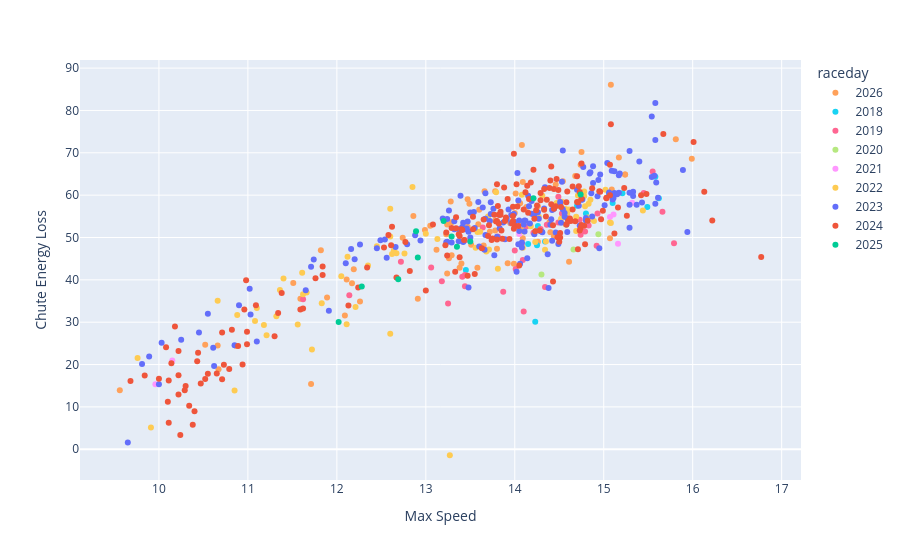

This figure's notebook cell:
### Code cell
px.scatter(freerolls, x='Max Speed', y='Chute Energy Loss', color='raceday', hover_data=['Id', 'key', 'Time'], color_discrete_map=cmap)

### Figure 1 — Plotly figure (JSON) as saved in the notebook; plotly's stock layout.template omitted (floating-point values rounded to 4 significant figures; data arrays with more than 128 entries replaced by an {"elided": "..."} marker saying what was removed)
{"data": [{"customdata": {"elided": "77x3 mixed values"}, "hovertemplate": "raceday=2026<br>Max Speed=%{x}<br>Chute Energy Loss=%{y}<br>Id=%{customdata[0]}<br>key=%{customdata[1]}<br>Time=%{customdata[2]}<extra></extra>", "legendgroup": "2026", "marker": {"color": "#FFA15A", "symbol": "circle"}, "mode": "markers", "name": "2026", "orientation": "v", "showlegend": true, "type": "scatter", "x": [9.56, 11.71, 12.09, 14.44, 15.09, 13.58, 13.47, 14.4, 13.92, 13.59, 13.4, 13.44, 13.72, 13.8, 13.12, 13.38, 14.07, 13.65, 13.51, 12.91, 13.29, 13.26, 12.74, 12.26, 13.99, 13.24, 14.46, 13.78, 13.47, 15.24, 14.25, 14.07, 15.07, 10.67, 14.26, 14.68, 10.52, 13.29, 12.17, 11.82, 13.23, 11.89, 12.19, 15.08, 14.61, 14.13, 14.09, 12.86, 10.66, 11.59, 14.26, 13.05, 13.78, 10.87, 14.08, 13.28, 13.24, 13.6, 13.49, 11.51, 13.66, 14.01, 12.99, 14.74, 14.0, 14.39, 13.78, 13.95, 14.09, 12.11, 14.06, 14.54, 15.24, 15.17, 15.81, 15.99, 14.75], "xaxis": "x", "y": [13.94, 15.43, 31.59, 50.29, 61.36, 42.83, 59.06, 51.25, 43.93, 53.13, 43.87, 49.43, 51.36, 47.37, 47.13, 42.88, 51.89, 48.09, 48.28, 35.52, 45.79, 45.09, 49.93, 34.86, 43.81, 41.51, 62.53, 54.01, 52.55, 64.88, 51.79, 53.43, 49.8, 18.87, 57.38, 64.53, 24.65, 53.62, 39.18, 47.01, 50.78, 35.86, 42.49, 86.07, 44.25, 57.19, 63.13, 55.09, 24.5, 35.55, 49.0, 52.76, 60.91, 24.38, 71.83, 58.53, 53.04, 56.54, 57.95, 39.25, 60.95, 60.39, 51.77, 67.17, 55.78, 53.67, 51.66, 53.36, 49.83, 40.07, 58.08, 63.3, 64.88, 68.9, 73.19, 68.6, 70.18], "yaxis": "y"}, {"customdata": [[277, "2018-03-03_Rebecca_Kingpin II_3", 73.5], [280, "2018-03-03_Rebecca_Kingpin II_5", 59.7], [281, "2018-03-03_Rebecca_Kingpin II_4", 60.9], [293, "2018-03-31_Rebecca_Kingpin II_2", 57], [296, "2018-03-31_Rebecca_Kingpin II_1", 68.2], [301, "2018-04-08_Rebecca_Kingpin II_3", 62.1], [302, "2018-04-08_Rebecca_Kingpin II_2", 65.1], [306, "2018-04-14_Beichen_Inviscid_4", 63.4], [307, "2018-04-14_Beichen_Inviscid_1", 64.2], [308, "2018-04-14_Beichen_Inviscid_3", 63.9], [310, "2018-04-14_Beichen_Inviscid_2", 60.7], [321, "2018-04-15_Diamond_Zuke_3", 60.8], [322, "2018-04-15_Diamond_Zuke_2", 58.6], [323, "2018-04-15_Diamond_Zuke_4", 61.4], [325, "2018-04-15_Diamond_Zuke_1", 57.3]], "hovertemplate": "raceday=2018<br>Max Speed=%{x}<br>Chute Energy Loss=%{y}<br>Id=%{customdata[0]}<br>key=%{customdata[1]}<br>Time=%{customdata[2]}<extra></extra>", "legendgroup": "2018", "marker": {"color": "#19d3f3", "symbol": "circle"}, "mode": "markers", "name": "2018", "orientation": "v", "showlegend": true, "type": "scatter", "x": [13.45, 14.34, 14.25, 15.62, 14.23, 14.7, 14.15, 15.49, 14.26, 14.3, 14.8, 15.06, 15.21, 15.1, 15.58], "xaxis": "x", "y": [42.35, 49.03, 48.15, 59.27, 30.08, 57.52, 48.46, 57.2, 52.73, 51.46, 55.64, 60.2, 60.45, 58.16, 64.35], "yaxis": "y"}, {"customdata": [[335, "2018-09-23_Beichen_Inviscid_2", 72.7], [338, "2018-09-23_Beichen_Inviscid_4", 60.9], [340, "2018-09-23_Beichen_Inviscid_1", 87.8], [341, "2018-09-23_Beichen_Inviscid_3", 59.7], [346, "2018-10-07_Beichen_Inviscid_3", 58.9], [347, "2018-10-07_Beichen_Inviscid_2", 59], [348, "2018-10-07_Nina_Seraph_3", 70.3], [349, "2018-10-07_Nina_Seraph_1", 68.7], [352, "2018-10-07_Nina_Seraph_2", 69], [356, "2018-10-14_Rebecca_Kingpin II_1", 75], [357, "2018-10-14_Rebecca_Kingpin II_3", 61.1], [361, "2018-11-04_Nina_Seraph_1", 77.3], [362, "2018-11-04_Beichen_Inviscid_3", 59.9], [363, "2018-11-04_Nina_Seraph_2", 65.2], [367, "2018-11-04_Beichen_Inviscid_4", 60.1], [369, "2018-11-04_Beichen_Inviscid_1", 60], [373, "2018-11-11_Beichen_Inviscid_2", 64.1], [375, "2018-11-11_Beichen_Inviscid_3", 65.2], [379, "2018-11-11_Rebecca_Kingpin II_2", 63.2], [380, "2018-11-11_Rebecca_Kingpin II_4", 63.9], [381, "2018-11-11_Rebecca_Kingpin II_3", 63], [384, "2018-11-11_Beichen_Inviscid_5", 64.8], [385, "2018-11-11_Beichen_Inviscid_1", 63.4], [386, "2018-11-11_Beichen_Inviscid_6", 66.1], [390, "2018-11-18_Beichen_Inviscid_3", 60.7], [391, "2018-11-18_Beichen_Inviscid_4", 58.8], [400, "2018-11-18_Rebecca_Kingpin II_1", 58.6], [401, "2018-11-18_Rebecca_Kingpin II_2", 58.4], [402, "2018-11-18_Rebecca_Kingpin II_3", 60], [403, "2018-11-18_Rebecca_Kingpin II_4", 58], [404, "2018-11-18_Rebecca_Kingpin II_5", 57.2], [412, "2019-02-23_Beichen_Inviscid_3", 70.5], [414, "2019-02-23_Beichen_Inviscid_6", 61.6], [416, "2019-02-23_Beichen_Inviscid_4", 62.6], [419, "2019-02-23_Beichen_Inviscid_5", 62.3], [421, "2019-02-23_Beichen_Inviscid_1", 84], [423, "2019-02-23_Beichen_Inviscid_2", 75.3]], "hovertemplate": "raceday=2019<br>Max Speed=%{x}<br>Chute Energy Loss=%{y}<br>Id=%{customdata[0]}<br>key=%{customdata[1]}<br>Time=%{customdata[2]}<extra></extra>", "legendgroup": "2019", "marker": {"color": "#FF6692", "symbol": "circle"}, "mode": "markers", "name": "2019", "orientation": "v", "showlegend": true, "type": "scatter", "x": [14.09, 14.93, 11.62, 14.79, 14.74, 14.92, 13.87, 14.1, 14.34, 13.41, 14.73, 13.25, 14.29, 13.44, 14.36, 14.49, 13.44, 13.4, 14.21, 13.81, 14.08, 13.06, 13.64, 12.72, 14.49, 14.53, 15.79, 15.55, 14.83, 15.45, 15.66, 13.44, 14.13, 14.01, 14.0, 12.14, 13.18], "xaxis": "x", "y": [44.67, 55.64, 35.41, 51.43, 50.65, 48.04, 37.18, 32.52, 38.31, 40.76, 54.19, 34.44, 51.98, 38.51, 53.01, 53.52, 49.31, 52.08, 51.13, 50.23, 48.52, 42.9, 52.38, 44.28, 59.63, 55.66, 48.63, 65.61, 52.84, 60.49, 56.06, 41.15, 52.57, 42.54, 46.93, 36.36, 39.68], "yaxis": "y"}, {"customdata": [[557, "2019-11-10_Nina_Seraph_4", 59.3], [558, "2019-11-10_Nina_Seraph_2", 60.7], [566, "2019-11-10_Nina_Seraph_1", 62.6], [570, "2019-11-10_Nina_Seraph_3", 62]], "hovertemplate": "raceday=2020<br>Max Speed=%{x}<br>Chute Energy Loss=%{y}<br>Id=%{customdata[0]}<br>key=%{customdata[1]}<br>Time=%{customdata[2]}<extra></extra>", "legendgroup": "2020", "marker": {"color": "#B6E880", "symbol": "circle"}, "mode": "markers", "name": "2020", "orientation": "v", "showlegend": true, "type": "scatter", "x": [14.33, 14.94, 14.66, 14.3], "xaxis": "x", "y": [NaN, 50.77, 47.19, 41.25], "yaxis": "y"}, {"customdata": [[590, "2021-04-17_Claire_Zuke_2", 109.2], [591, "2021-04-17_Claire_Zuke_3", 113.3], [597, "2021-04-24_Cynthia_Seraph_2", 61.4], [599, "2021-04-24_Cynthia_Seraph_3", 62], [601, "2021-04-24_Cynthia_Seraph_5", 58.8], [602, "2021-04-24_Cynthia_Seraph_7", 58.9], [603, "2021-04-24_Cynthia_Seraph_1", 61.3], [605, "2021-04-24_Cynthia_Seraph_6", 59.1]], "hovertemplate": "raceday=2021<br>Max Speed=%{x}<br>Chute Energy Loss=%{y}<br>Id=%{customdata[0]}<br>key=%{customdata[1]}<br>Time=%{customdata[2]}<extra></extra>", "legendgroup": "2021", "marker": {"color": "#FF97FF", "symbol": "circle"}, "mode": "markers", "name": "2021", "orientation": "v", "showlegend": true, "type": "scatter", "x": [10.15, 9.96, 14.05, 14.59, 15.11, 15.07, 15.32, 15.16], "xaxis": "x", "y": [20.97, 15.32, 50.82, 55.34, 55.42, 54.85, 58.22, 48.53], "yaxis": "y"}, {"customdata": {"elided": "77x3 mixed values"}, "hovertemplate": "raceday=2022<br>Max Speed=%{x}<br>Chute Energy Loss=%{y}<br>Id=%{customdata[0]}<br>key=%{customdata[1]}<br>Time=%{customdata[2]}<extra></extra>", "legendgroup": "2022", "marker": {"color": "#FECB52", "symbol": "circle"}, "mode": "markers", "name": "2022", "orientation": "v", "showlegend": true, "type": "scatter", "x": [11.32, 10.88, 11.08, 9.91, 9.76, 11.61, 12.6, 12.12, 14.35, 12.05, 13.81, 11.83, 12.45, 14.61, 14.71, 14.69, 14.49, 14.23, 13.68, 13.71, 14.52, 12.62, 14.78, 14.78, 14.27, 14.79, 12.35, 14.34, 14.1, 15.02, 15.44, 10.66, 12.6, 12.67, 13.56, 14.82, 11.36, 14.18, 14.57, 14.31, 14.09, 14.85, 14.08, 13.27, 14.69, 14.89, 15.07, 11.72, 11.66, 11.18, 11.62, 11.1, 10.85, 11.56, 12.21, 12.64, 13.13, 12.85, 11.21, 12.6, 12.11, 11.4, 12.76, 13.79, 14.58, 13.0, 14.53, 14.59, 13.58, 14.47, 13.61, 13.7, 13.98, 14.57, 15.15, 14.83, 15.08], "xaxis": "x", "y": [31.43, 31.67, 30.3, 5.12, 21.52, 41.69, 50.23, 45.45, 49.05, 40.82, 42.6, 34.47, 47.95, 56.61, 59.94, 51.55, 57.56, 48.92, 46.67, 47.15, 54.41, 46.13, 60.87, 59.79, 54.91, 57.37, 43.41, 47.08, 51.39, 61.28, 56.39, 35.09, 27.26, 46.3, 47.58, 54.74, 37.63, 52.67, 56.73, 59.84, 47.57, 58.92, 60.07, -1.42, 54.88, 53.89, 53.53, 23.57, 37.0, 29.34, 36.62, 33.35, 13.87, 29.46, 33.56, 46.95, 49.66, 61.91, 26.89, 56.79, 29.51, 40.29, 46.21, 60.68, 53.03, 50.87, 58.46, 55.76, 51.32, 58.17, 51.37, 54.96, 53.98, 53.12, 60.3, 57.94, 53.44], "yaxis": "y"}, {"customdata": {"elided": "176x3 mixed values"}, "hovertemplate": "raceday=2023<br>Max Speed=%{x}<br>Chute Energy Loss=%{y}<br>Id=%{customdata[0]}<br>key=%{customdata[1]}<br>Time=%{customdata[2]}<extra></extra>", "legendgroup": "2023", "marker": {"color": "#636efa", "symbol": "circle"}, "mode": "markers", "name": "2023", "orientation": "v", "showlegend": true, "type": "scatter", "x": {"elided": "176 float values"}, "xaxis": "x", "y": {"elided": "176 float values"}, "yaxis": "y"}, {"customdata": {"elided": "186x3 mixed values"}, "hovertemplate": "raceday=2024<br>Max Speed=%{x}<br>Chute Energy Loss=%{y}<br>Id=%{customdata[0]}<br>key=%{customdata[1]}<br>Time=%{customdata[2]}<extra></extra>", "legendgroup": "2024", "marker": {"color": "#EF553B", "symbol": "circle"}, "mode": "markers", "name": "2024", "orientation": "v", "showlegend": true, "type": "scatter", "x": {"elided": "186 float values"}, "xaxis": "x", "y": {"elided": "186 float values"}, "yaxis": "y"}, {"customdata": [[1183, "2024-09-15_Natalie_Seraph_2", 62.5], [1206, "2024-10-05_Natalie_Seraph_3", 69.8], [1228, "2024-10-26_Natalie_Seraph_4", 64.5], [1229, "2024-10-26_Natalie_Seraph_3", 67.4], [1230, "2024-10-26_Natalie_Seraph_1", 69.1], [1231, "2024-10-26_Natalie_Seraph_2", 67.8], [1246, "2024-11-02_Emily_Kingpin II_3", 71.9], [1248, "2024-11-02_Emily_Kingpin II_1", 80.5], [1251, "2024-11-02_Emily_Kingpin II_2", 75.8], [1302, "2024-11-09_Natalie_Seraph_2", 72], [1359, "2025-03-23_Natalie_Seraph_2", 63.3]], "hovertemplate": "raceday=2025<br>Max Speed=%{x}<br>Chute Energy Loss=%{y}<br>Id=%{customdata[0]}<br>key=%{customdata[1]}<br>Time=%{customdata[2]}<extra></extra>", "legendgroup": "2025", "marker": {"color": "#00cc96", "symbol": "circle"}, "mode": "markers", "name": "2025", "orientation": "v", "showlegend": true, "type": "scatter", "x": [14.74, 13.35, 13.5, 12.91, 12.89, 12.69, 13.2, 12.02, 13.29, 12.28, 14.21], "xaxis": "x", "y": [60.14, 47.79, 49.06, 45.27, 51.5, 40.16, 53.9, 30.06, 50.22, 38.41, 59.29], "yaxis": "y"}], "layout": {"legend": {"title": {"text": "raceday"}, "tracegroupgap": 0}, "margin": {"t": 60}, "xaxis": {"anchor": "y", "domain": [0, 1], "title": {"text": "Max Speed"}}, "yaxis": {"anchor": "x", "domain": [0, 1], "title": {"text": "Chute Energy Loss"}}}}
